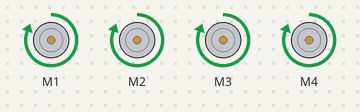
This sketch was run on a simulated Arduino Uno, built with avr-gcc and run on an emulated ATmega328P. Shown: 4 × DC motor (green arrow = forward, orange = backward, longer = faster). What the sketch prints to the serial monitor is not drawn.

Above: at 1.0 s.
At 5.5 s:
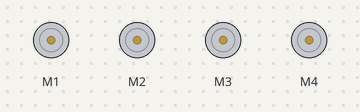
Timing chart, 0 to 6.9 s (numbered marks = the images above):
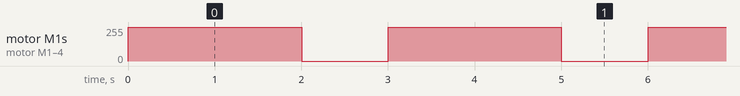

The sketch:

SeaStrider.ino
```cpp
/*
This is a test sketch for the Adafruit assembled Motor Shield for Arduino v2
It won't work with v1.x motor shields! Only for the v2's with built in PWM
control

For use with the Adafruit Motor Shield v2
---->	http://www.adafruit.com/products/1438
*/

#include <Adafruit_MotorShield.h>

// Create the motor shield object with the default I2C address
Adafruit_MotorShield AFMS = Adafruit_MotorShield();
// Or, create it with a different I2C address (say for stacking)
// Adafruit_MotorShield AFMS = Adafruit_MotorShield(0x61);

// Select which 'port' M1, M2, M3 or M4. In this case, M1
Adafruit_DCMotor *BowPortMotor = AFMS.getMotor(1);
Adafruit_DCMotor *BowStarboardMotor = AFMS.getMotor(2);
Adafruit_DCMotor *SternPortMotor = AFMS.getMotor(3);
Adafruit_DCMotor *SternStarboardMotor = AFMS.getMotor(4);

void setup() {
  Serial.begin(9600);           // set up Serial library at 9600 bps
  Serial.println("Adafruit Motorshield v2 - DC Motor test!");

  //if (!AFMS.begin()) {         // create with the default frequency 1.6KHz
   if (!AFMS.begin(3000)) {  // OR with a different frequency, say 1KHz
    Serial.println("Could not find Motor Shield. Check wiring.");
    while (1);
  }
  Serial.println("Motor Shield found.");

  BowPortMotor->setSpeed(255);
  BowStarboardMotor->setSpeed(255);
  SternPortMotor->setSpeed(255);
  SternStarboardMotor->setSpeed(255);

    BowPortMotor->run(FORWARD);
  BowStarboardMotor->run(FORWARD);
  SternPortMotor->run(FORWARD);
  SternStarboardMotor->run(FORWARD);

    BowPortMotor->run(RELEASE);
  BowStarboardMotor->run(RELEASE);
  SternPortMotor->run(RELEASE);
  SternStarboardMotor->run(RELEASE);
}

void loop()
{
  uint8_t i;

  Serial.print("tick");

    BowPortMotor->run(FORWARD);
  BowStarboardMotor->run(FORWARD);
  SternPortMotor->run(FORWARD);
  SternStarboardMotor->run(FORWARD);

BowPortMotor->setSpeed(255);
   BowStarboardMotor->setSpeed(255);
    SternPortMotor->setSpeed(255);
   SternStarboardMotor->setSpeed(255);

   delay(2000);

BowPortMotor->setSpeed(0);
   BowStarboardMotor->setSpeed(0);
    SternPortMotor->setSpeed(0);
   SternStarboardMotor->setSpeed(0);

 /*
  for (i=0; i<255; i++) {
    BowPortMotor->setSpeed(i);
   BowStarboardMotor->setSpeed(i);
    SternPortMotor->setSpeed(i);
   SternStarboardMotor->setSpeed(i);
    delay(10);
  }
  for (i=255; i!=0; i--) {
    BowPortMotor->setSpeed(i);
    BowStarboardMotor->setSpeed(i);
    SternPortMotor->setSpeed(i);
    SternStarboardMotor->setSpeed(i);
    delay(10);
  }
*/
  Serial.print("tech");
   BowPortMotor->run(RELEASE);
  BowStarboardMotor->run(RELEASE);
  SternPortMotor->run(RELEASE);
  SternStarboardMotor->run(RELEASE);
  delay(1000);
}
```

Measured:
- by itself, motor M1–4: alternates forward 255/255 for 2.0 s and stopped for 1.0 s
